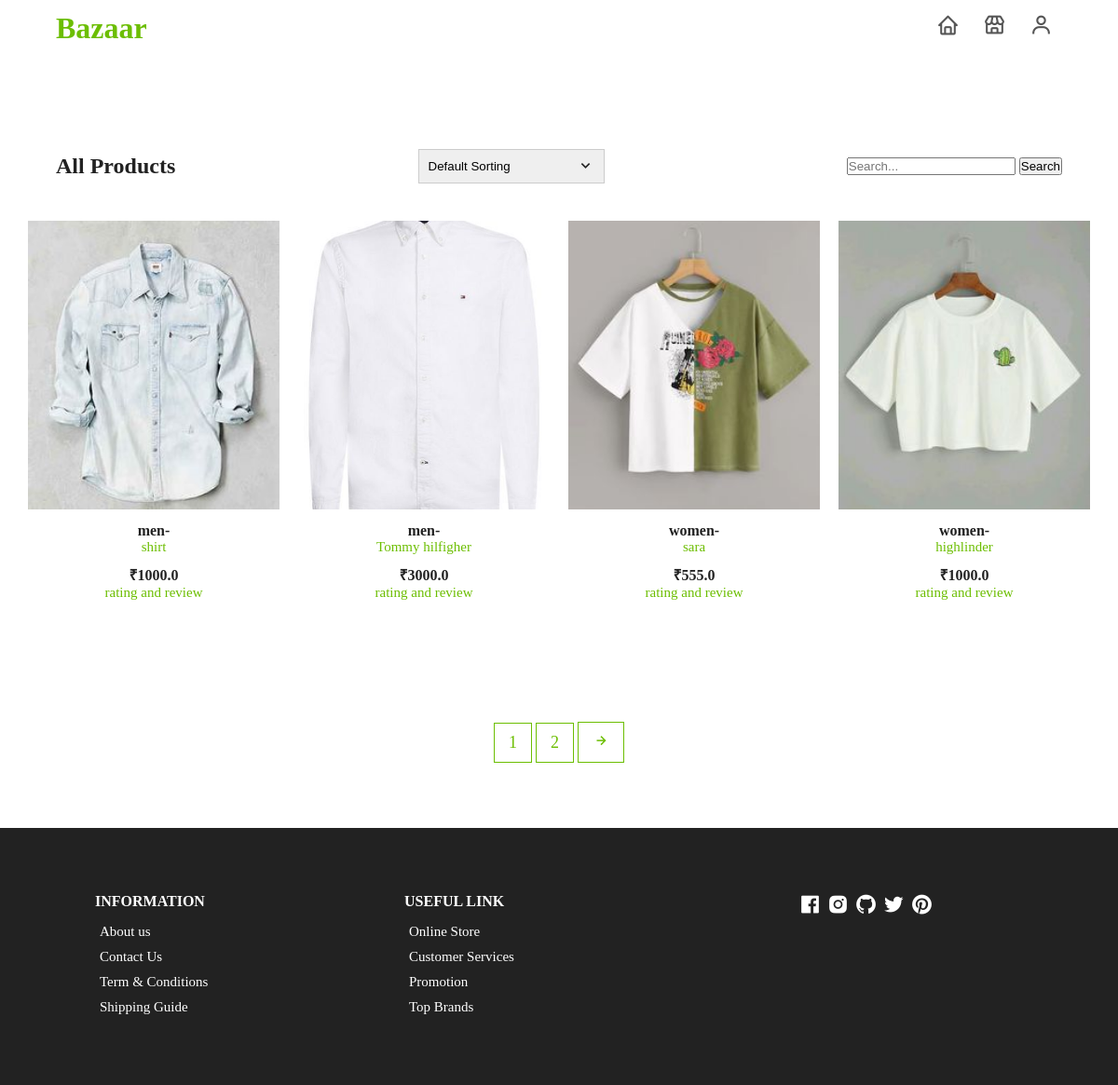
Page /list-product on the committed database.
### products/models.py (models this page shows, shortened)
class Product(models.Model):
    DELETE_CHOICES = ((0,'DELETE'),
                      (1,'LIVE'))
    CATEGORY_CHOICES = (('men','men'),
                        ('women','women'),
                        ('kid','kid'))
    title = models.CharField(max_length=200)
    price = models.FloatField()
    description = models.TextField()
    image = models.ImageField(upload_to='media/')
    priority = models.IntegerField(default=0)
    category = models.CharField(choices=CATEGORY_CHOICES,max_length=20,null=True,blank=True)
    qunatity = models.IntegerField(default=0)
    delete_status = models.IntegerField(choices=DELETE_CHOICES,default=1)
    created_at = models.DateTimeField(auto_now_add=True)
    updated_at = models.DateTimeField(auto_now=True)

### products/views.py (the view)
# urls.py: path('list-product',views.list_products,name='list_product'),
def list_products(request):
    page_number = request.GET.get('page', 1)
    products = Product.objects.filter(delete_status=1)
    sort_option = request.GET.get('sort')
    if sort_option == '1':
        products = products.order_by('price')
    elif sort_option == '2':
        products = products.order_by('-price')
    query = request.GET.get('query')
    if query:
        products = products.filter(Q(title__icontains=query)|Q(price__icontains=query)|Q(category__icontains=query))
    paginator = Paginator(products, 4)
    page_obj = paginator.get_page(page_number)
    return render(request, 'product.html', {'products': page_obj})

### products/templatetags/chunks.py (called while the page is built)
@register.filter(name='chunks')
def chunks(lst,chunk_size):
    chunk = []
    i = 0
    for data in lst:
        chunk.append(data)
        i = i+1
        if i == chunk_size:
            yield chunk
            i = 0
            chunk = []
    if chunk:
        yield chunk

### templates/product.html (shortened to what this page needs)
{% extends 'base.html' %}
{% load static %}
{% load chunks %}
{% block content %}
    <section class="section all-products" id="products">
        <div class="top container">
          <h1>All Products</h1>
          <form>
            <select name="sort" onchange="this.form.submit()">
              <option value="">Default Sorting</option>
          </select>
            <span><i class="bx bx-chevron-down"></i></span>
          </form>
          <form action="" method="GET">
            <input type="text" name="query" placeholder="Search...">
            <button type="submit">Search</button>
        </form>
        </div>
        <div class="product-center container">
        {% for product_chunks in products|chunks:3 %}
          {% for product in product_chunks %}
            <div class="product-item">
              <div class="overlay">
                <a href="productDetails.html" class="product-thumb">
                  <img src="{{ product.image.url }}" alt="" />
                </a>
              </div>
              <div class="product-info">
                <h4>{{ product.category }}-</h4>
                <a href="{% url 'product_details' product.id %}">{{ product.title }}</a>
                <h4>₹{{ product.price }}</h4>
                <a href="{% url 'product_review' product.id %}">rating and review</a>
              </div>
              <ul class="icons">
              </ul>
            </div>
          {% endfor %}
        {% endfor %}
        </div>
      </section>
      <section class="pagination">
        <div class="container">
          {% for i in products.paginator.page_range %}
          <a href="?page={{i}}{% if request.GET.sort %}&sort={{ request.GET.sort }}{% endif %}""><span>{{i}}</span></a>
          {% endfor %}
          {% if products.has_next %}
          <a href="?page={{ products.next_page_number }}{% if request.GET.sort %}&sort={{ request.GET.sort }}{% endif %}""><span><i class="bx bx-right-arrow-alt"></i></span></a>
          {% endif %}
        </div>
      </section>
{% endblock %}

### static/css/styles.css (style rules this page uses)
:root { --white: #fff; --black: #222; --green: #6cbe02; --grey1: #f0f0f0; --grey2: #e9d7d3; }
*, *::before, *::after { margin: 0; padding: 0; box-sizing: inherit; }
html { box-sizing: border-box; font-size: 62.5%; }
body { font-size: 1.6rem; background-color: var(--white); color: var(--black); font-weight: 400; font-style: normal; }
a { text-decoration: none; color: var(--green); }
.container { max-width: 114rem; margin: 0 auto; padding: 0 3rem; }
.section { padding: 10rem 0 5rem 0; overflow: hidden; }
.product-center { display: flex; align-items: center; justify-content: center; flex-wrap: wrap; max-width: 120rem; margin: 0 auto; padding: 0 2rem; }
.product-item { position: relative; width: 27rem; margin: 0 auto; margin-bottom: 3rem; }
.product-thumb img { width: 100%; height: 31rem; object-fit: cover; transition: all 500ms linear; }
.product-info { padding: 1rem; text-align: center; }
.product-info a { font-size: 1.5rem; display: block; margin-bottom: 1rem; transition: all 300ms ease; }
.product-item .icons { position: absolute; left: 50%; top: 35%; transform: translateX(-50%); display: flex; align-items: center; }
.product-item .overlay { position: relative; overflow: hidden; cursor: pointer; width: 100%; }
.product-item .overlay::after { content: ''; position: absolute; top: 0; left: 0; width: 100%; height: 100%; background-color: rgba(0, 0, 0, 0.5); visibility: hidden; opacity: 0; transition: 300ms ease-out; }
.section .top { display: flex; align-items: center; justify-content: space-between; margin-bottom: 4rem; }
.all-products .top select { font-family: 'Poppins', sans-serif; width: 20rem; padding: 1rem; border: 1px solid #ccc; appearance: none; outline: none; }
form { position: relative; z-index: 1; }
form span { position: absolute; top: 50%; right: 1rem; transform: translateY(-50%); font-size: 2rem; z-index: 0; }
.pagination { display: flex; align-items: center; padding: 3rem 0 5rem 0; }
.pagination span { display: inline-block; padding: 1rem 1.5rem; border: 1px solid var(--green); font-size: 1.8rem; margin-bottom: 2rem; cursor: pointer; transition: all 300ms ease-in-out; }

### rows in the picture
Product: image (picture), category "men", title "shirt", price "1000.0"
Product: image (picture), category "men", title "Tommy hilfigher", price "3000.0"
Product: image (picture), category "women", title "sara", price "555.0"
Product: image (picture), category "women", title "highlinder", price "1000.0"

### other values in the picture
{{ i }} "1" "2"
